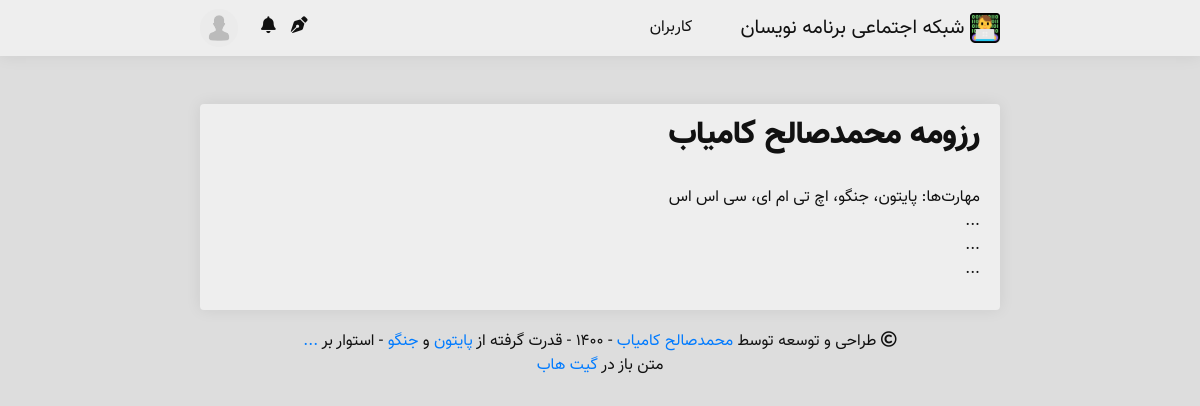
Screenshot of /user/mskf1383/rezome/ (signed in) with the database file from the repository.
### main/models.py (models this page shows, shortened)
class Person(models.Model):
    YEARS = []
    for year in range(1330, 1395):
        YEARS.append((str(year), str(year)),)
    YEARS = tuple(YEARS)
    user = models.OneToOneField(
        User,
        on_delete=models.CASCADE,
        null=True,
        verbose_name='کاربر'
    )
    username = models.CharField(
        max_length=50,
        verbose_name='نام کاربری'
    )
    avatar = models.ImageField(
        upload_to='avatars/',
        blank=True,
        verbose_name='آواتار'
    )
    name = models.CharField(
        max_length=50,
        verbose_name='نام'
    )
    public_email = models.CharField(
        max_length=100,
        null=True,
        blank=True,
        verbose_name='پست الکترونیک'
    )
    mobile = models.CharField(
        max_length=11,
        null=True,
        blank=True,
        verbose_name='شماره تماس'
    )
    description = models.CharField(
        max_length=200,
        null=True,
        blank=True,
        verbose_name='توضیحات'
    )
    year_of_born = models.CharField(
        max_length=4,
        choices=YEARS,
        null=True,
        blank=True,
        verbose_name='سال تولد'
    )
    gender = models.CharField(
        max_length=10,
        null=True,
        blank=True,
        verbose_name='جنسیت'
    )
    join_time = jmodels.jDateTimeField(
        default=timezone.now,
        verbose_name='زمان عضویت'
    )
    work = models.CharField(
        max_length=50,
        null=True,
        blank=True,
        verbose_name='تخصص'
    )
    skills = models.ManyToManyField(
        'Skill',
        blank=True,
        verbose_name='مهارت‌ها'
    )
    rezome = models.TextField(
        default='',
        null=True,
        blank=True,
        verbose_name='رزومه'
    )
    liked_posts = models.ManyToManyField(
        'Post',
        blank=True,
        verbose_name='لایک‌ها'
    )
    viewed_posts = models.ManyToManyField(
        'Post',
        related_name='views_post',
        blank=True,
        verbose_name='مطالب مشاهده شده'
    )
    following = models.ManyToManyField(
        'Person',
        blank=True,
        verbose_name='دنبال شوندگان'
    )
    len_following = models.CharField(
        max_length=10,
        default=0,
        verbose_name='تعداد دنبال شوندگان'
    )
    followers = models.ManyToManyField(
        'Person',
        related_name='folllowers',
        blank=True,
        verbose_name='دنبال کنندگان'
    )
    len_followers = models.CharField(
        max_length=10,
        default=0,
        verbose_name='تعداد دنبال کنندگان'
    )
    github = models.URLField(
        null=True,
        blank=True,
        verbose_name='گیت هاب'
    )
    gitlab = models.URLField(
        null=True,
        blank=True,
        verbose_name='گیت لب'
    )
    stackowerflow = models.URLField(
        null=True,
        blank=True,
        verbose_name='استک اورفلو'
    )
    linkedin = models.URLField(
        null=True,
        blank=True,
        verbose_name='لینکدین'
    )
    dev = models.URLField(
        null=True,
        blank=True,
        verbose_name='جامعه دِو'
    )
    website = models.URLField(
        null=True,
        blank=True,
        verbose_name='وبسایت'
    )
    class Meta:
        verbose_name = 'فرد'
        verbose_name_plural = 'افراد'

### persons/views.py (the view)
# urls.py: path('<str:username>/rezome/', views.rezome_detail, name = 'rezome_detail'),
def rezome_detail(request, username):
    authenticated_user = get_authenticated_user(request)
    person = Person.objects.get(username=username)
    context = {
        'authenticated_user': authenticated_user,
        'new_notifications': get_new_notifications(authenticated_user),
        'person': person,
    }
    return render(request, 'person/rezome/detail.html', context)

### main/functions.py (called while the page is built)
def get_authenticated_user(request):
    if request.user.is_authenticated:
        return Person.objects.get(username=request.user.username)
    return None

def get_new_notifications(authenticated_user):
    if authenticated_user is not None:
        return len(
            Notification.objects.filter(
                givver=authenticated_user,
                done=False
            )
        )
    return 0

### media/template/person/rezome/detail.html (shortened to what this page needs)
{% extends 'main.html' %}
{% block body %}
    <div class="body  border-gray">
        <h2>رزومه {{ person.name }}</h2><br/>
        <p>{{ person.rezome | safe }}</p>
    </div>
{% endblock %}

### media/static/css/style.css (style rules this page uses)
:root { --primary: #791FFF; --primary-hover: #5115aa; --primary-shadow: #791FFF50; --dark: #111; --body-background: #ddd; --light: #eee; --light-hover: #fff; --border-color: rgba(0, 0, 0, 0.125); }
body { font-family: Vazir FD; text-align: right; background: var(--body-background); color: var(--dark) }
h1, h2, h3, h4, h5, h6 { font-family: Vazir Black FD; }
.body { border-radius: .25rem; padding: .75rem 1.25rem; background-color: var(--light); box-shadow: 0 0 1rem 0 rgba(0, 0, 0, .075); width: 100%; margin-bottom: 10px; overflow-wrap: break-word; }
a, p, img, h1, h2, h3, h4, h5, h6 { transition: .3s; color: var(--dark); text-decoration: none !important; }
.border-gray { border-color: var(--border-color); border-width: 0; }
html { scroll-behavior: smooth; }

### rows the page displays
Person: name "محمدصالح کامیاب", rezome "مهارت‌ها: پایتون، جنگو، اچ تی ام ای، سی اس اس ... ... ..."
